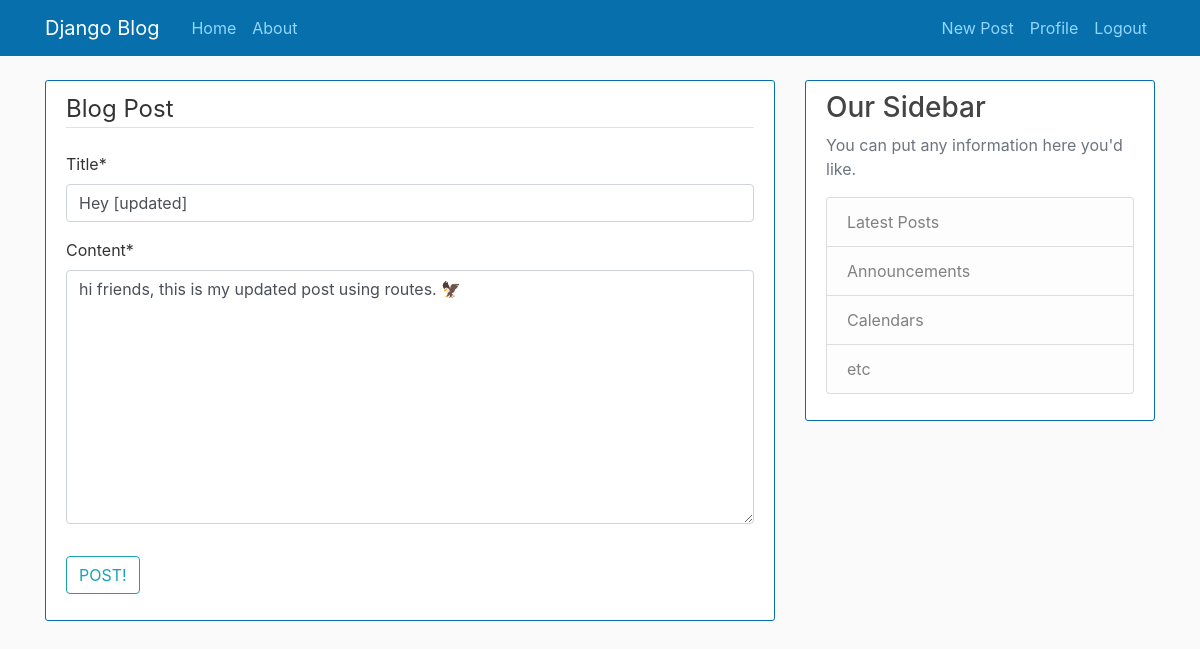
Screenshot of /post/8/update/ (signed in) with the database file from the repository.
### blog/models.py (models this page shows, shortened)
class Post(models.Model):  # creating the following attributes.
    title = models.CharField(max_length=100)
    content = models.TextField()
    date_posted = models.DateTimeField(default=timezone.now)
    author = models.ForeignKey(User, on_delete=models.CASCADE, null=True)

### blog/views.py (the view, shortened to what this page needs)
# urls.py: path('post/<int:pk>/update/', PostUpdateView.as_view(), name='post-update'),
class PostUpdateView(LoginRequiredMixin, UserPassesTestMixin, UpdateView):
    model = Post
    fields = ['title', 'content']
    def test_func(self):
        post = self.get_object()
        if self.request.user == post.author:
            return True
        return False

### blog/templates/blog/post_form.html (shortened to what this page needs)
{% extends "blog/base.html"%}
{% load crispy_forms_tags %}
{% block content%}
<div class="content-section">
    <form method="POST">
        <fieldset class="form-group">
            <legend class="border-bottom mb-4">Blog Post</legend>
            {{form|crispy}}
        </fieldset>
        <div class="form-group">
            <button class="btn btn-outline-info" type="submit">POST!</button>
        </div>
    </form method="POST">
</div>
{% endblock content%}

### blog/static/blog/main.css (style rules this page uses)
body { background: #fafafa; color: #333333; margin-top: 5rem; }
.content-section { background: #ffffff; padding: 10px 20px; border: 1px solid #066fac; border-radius: 3px; margin-bottom: 20px; }

### rows the page displays
Post: title "Hey [updated]", content "hi friends, this is my updated post using routes. 🦅"
